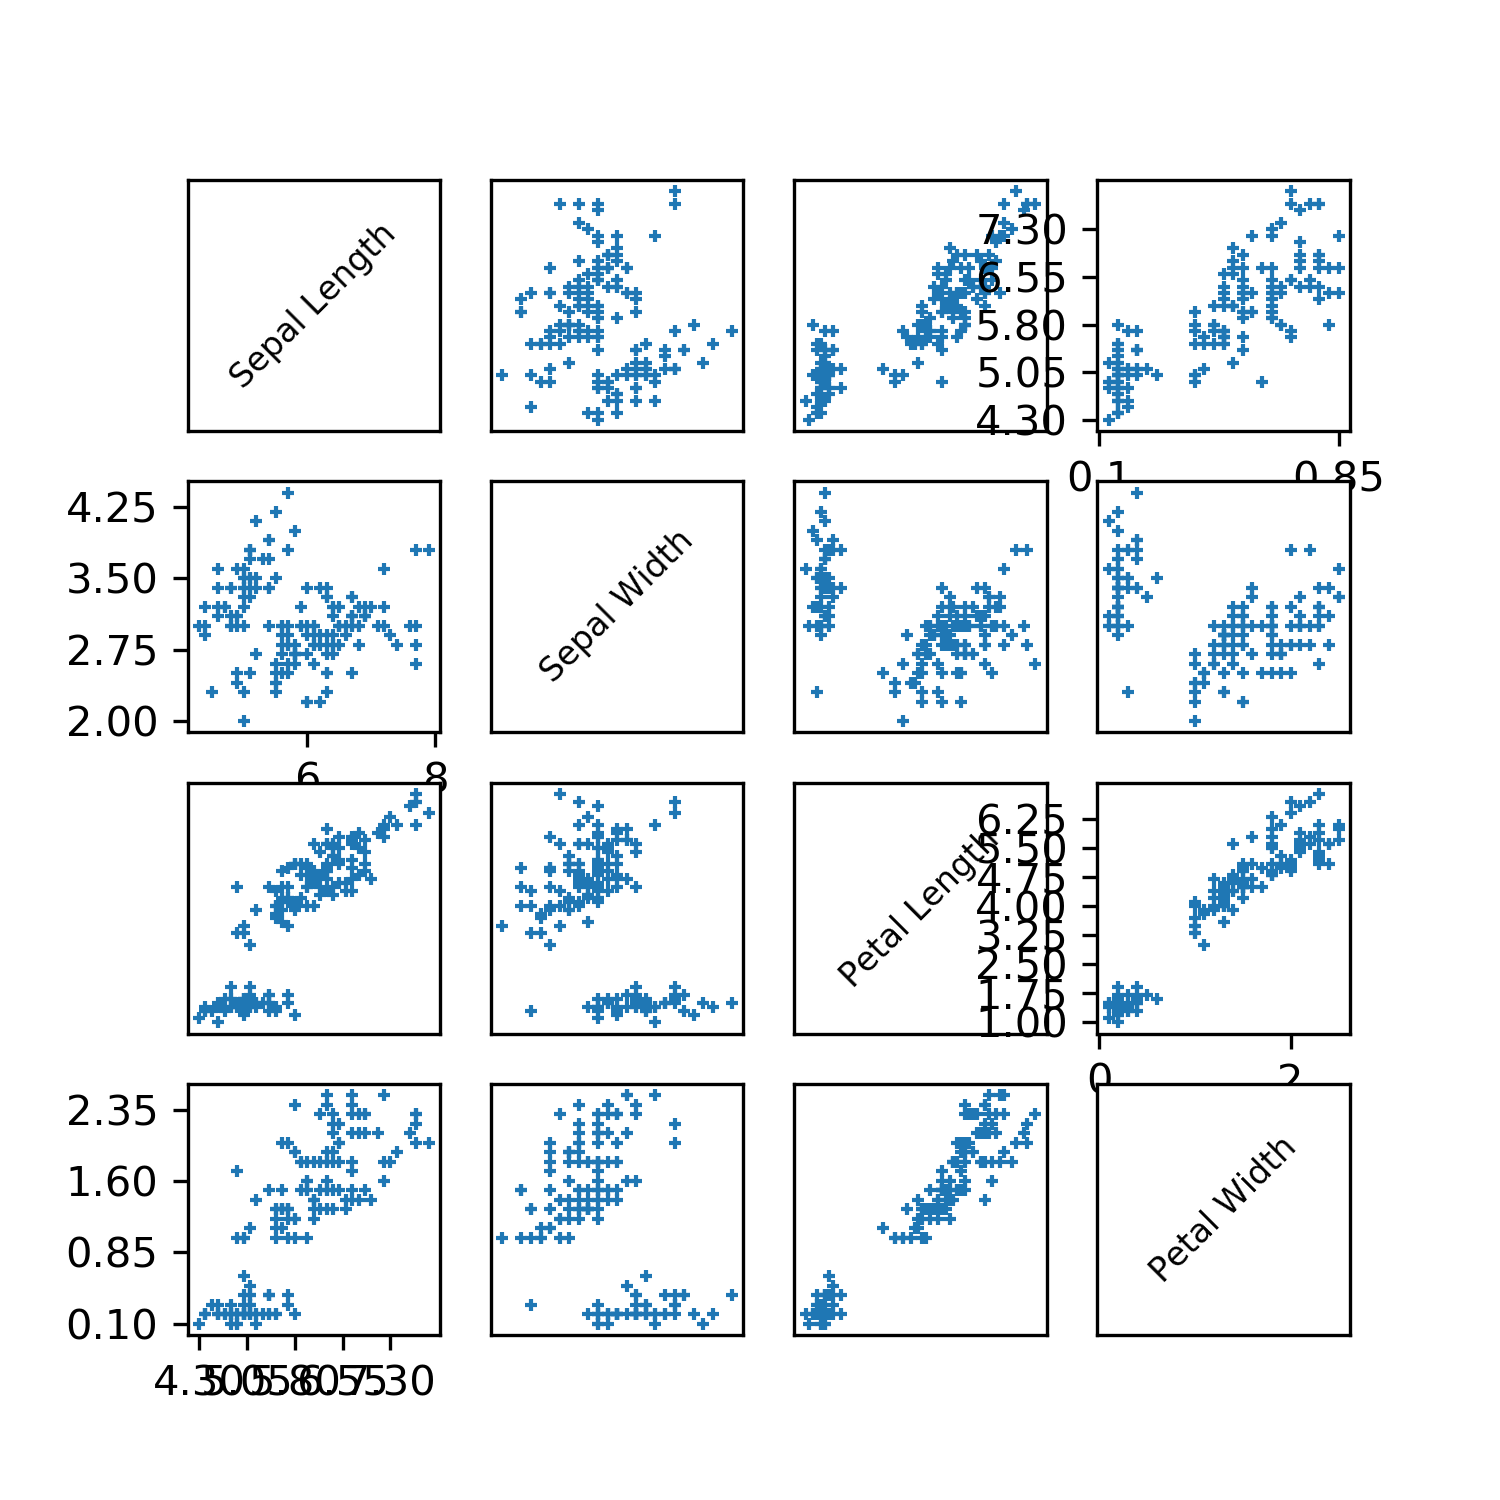

This figure's Python source:
import numpy as np
import pandas as pd

import matplotlib.pyplot as plt

from sklearn.datasets import load_iris

iris_dataset = load_iris()

x_data = iris_dataset.data

y_target = iris_dataset.target

plot_1_fig = plt.figure(figsize=(5, 5))

ax = plt.Axes(plot_1_fig, [0., 0., 1., 1.])
ax.set_axis_off()

plot_1_fig = plt.grid()

plot_1_fig = plt.subplot(4,4,1)
plot_1_fig = plt.plot(0,0)
plot_1_fig = plt.xticks([])
plot_1_fig = plt.yticks([])
plot_1_fig = plt.text(0,0, 'Sepal Length', size=8,rotation=45, horizontalalignment='center', verticalalignment='center')
plot_1_fig = plt.subplot(4,4,2)
plot_1_fig = plt.xticks([])
plot_1_fig = plt.yticks([])
plot_1_fig = plt.plot(x_data[:,1], x_data[:,0],"+",markersize=3,linewidth=0.1)
plot_1_fig = plt.subplot(4,4,3)
plot_1_fig = plt.xticks([])
plot_1_fig = plt.yticks([])
plot_1_fig = plt.plot(x_data[:,2], x_data[:,0],"+",markersize=3,linewidth=0.1)
plot_1_fig = plt.subplot(4,4,4)
plot_1_fig = plt.xticks(np.arange(min(x_data[:,3]),max(x_data[:,3]),0.75))
plot_1_fig = plt.yticks(np.arange(min(x_data[:,0]),max(x_data[:,0]),0.75))
plot_1_fig = plt.plot(x_data[:,3], x_data[:,0],"+",markersize=3,linewidth=0.1)

plot_1_fig = plt.subplot(4,4,5)
# plot_1_fig = plt.xticks(np.arange(min(x_data[:,0]),max(x_data[:,0]),0.75))
plot_1_fig = plt.yticks(np.arange(min(x_data[:,1]),max(x_data[:,1]),0.75))
plot_1_fig = plt.plot(x_data[:,0], x_data[:,1],"+",markersize=3,linewidth=0.1)
plot_1_fig = plt.subplot(4,4,6)
plot_1_fig = plt.xticks([])
plot_1_fig = plt.yticks([])
plot_1_fig = plt.plot(0,0)
plot_1_fig = plt.text(0,0, 'Sepal Width', size=8, rotation=45, horizontalalignment='center', verticalalignment='center')
plot_1_fig = plt.subplot(4,4,7)
plot_1_fig = plt.xticks([])
plot_1_fig = plt.yticks([])
plot_1_fig = plt.plot(x_data[:,2], x_data[:,1],"+",markersize=3,linewidth=0.1)
plot_1_fig = plt.subplot(4,4,8)
plot_1_fig = plt.xticks([])
plot_1_fig = plt.yticks([])
plot_1_fig = plt.plot(x_data[:,3], x_data[:,1],"+",markersize=3,linewidth=0.1)

plot_1_fig = plt.subplot(4,4,9)
plot_1_fig = plt.xticks([])
plot_1_fig = plt.yticks([])
plot_1_fig = plt.plot(x_data[:,0], x_data[:,2],"+",markersize=3,linewidth=0.1)
plot_1_fig = plt.subplot(4,4,10)
plot_1_fig = plt.xticks([])
plot_1_fig = plt.yticks([])
plot_1_fig = plt.plot(x_data[:,1], x_data[:,2],"+",markersize=3,linewidth=0.1)
plot_1_fig = plt.subplot(4,4,11)
plot_1_fig = plt.xticks([])
plot_1_fig = plt.yticks([])
plot_1_fig = plt.plot(0,0)
plot_1_fig = plt.text(0,0, 'Petal Length', size=8, rotation=45, horizontalalignment='center', verticalalignment='center')
plot_1_fig = plt.subplot(4,4,12)
# plot_1_fig = plt.xticks(np.arange(min(x_data[:,3]),max(x_data[:,3]),0.75))
plot_1_fig = plt.yticks(np.arange(min(x_data[:,2]),max(x_data[:,2]),0.75))
plot_1_fig = plt.plot(x_data[:,3], x_data[:,2],"+",markersize=3,linewidth=0.1)

plot_1_fig = plt.subplot(4,4,13)
plot_1_fig = plt.yticks(np.arange(min(x_data[:,3]),max(x_data[:,3]),0.75))
plot_1_fig = plt.xticks(np.arange(min(x_data[:,0]),max(x_data[:,0]),0.75))
plot_1_fig = plt.plot(x_data[:,0], x_data[:,3],"+",markersize=3,linewidth=0.1)
plot_1_fig = plt.subplot(4,4,14)
plot_1_fig = plt.xticks([])
plot_1_fig = plt.yticks([])
plot_1_fig = plt.plot(x_data[:,1], x_data[:,3],"+",markersize=3,linewidth=0.1)
plot_1_fig = plt.subplot(4,4,15)
plot_1_fig = plt.xticks([])
plot_1_fig = plt.yticks([])
plot_1_fig = plt.plot(x_data[:,2], x_data[:,3],"+",markersize=3,linewidth=0.1)
plot_1_fig = plt.subplot(4,4,16)
plot_1_fig = plt.xticks([])
plot_1_fig = plt.yticks([])
plot_1_fig = plt.plot(0,0)
plot_1_fig = plt.text(0,0, 'Petal Width', size=8, rotation=45, horizontalalignment='center', verticalalignment='center')

# plt.show(plot_1_fig)

plt.savefig("subplot_iris_dataset.png", dpi=300)

plt.close()